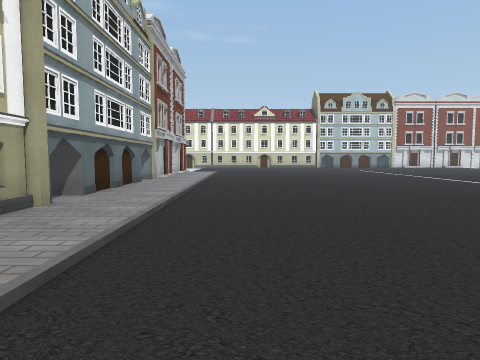
View 1 (above)

21 first-person views from a walk through a 3-D level made in the Unity game engine. The camera is 1.4 m above the floor, tilts 4° down and sees 75° across. The floor is counted in squares, 2 m on a side. Each view is taken from the middle of a square. On the plan, view 1 faces up. The plan holds only what a view shows up to about 10 squares ahead; the rest is blank. The place goes on beyond the plan. The player is left out. Some surface patterns are stand-ins.

View 2
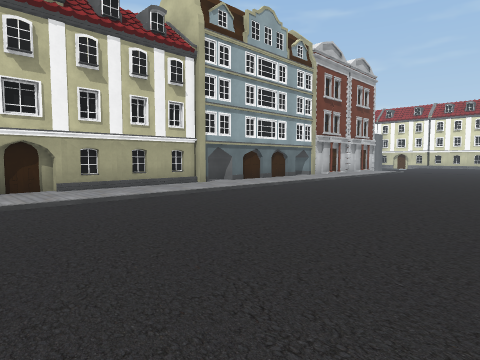

View 3
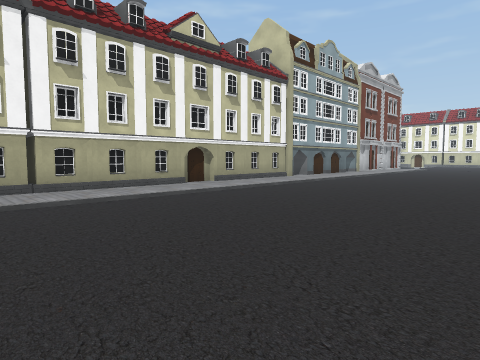

View 4
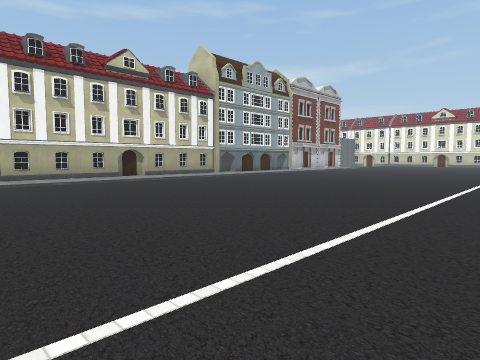

View 5
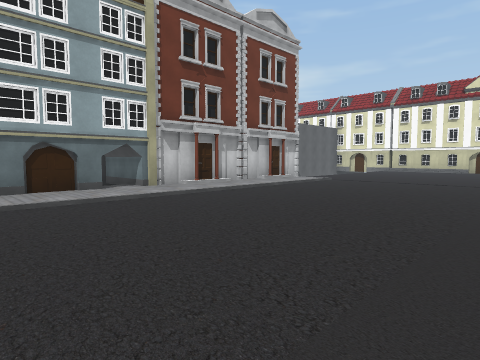

View 6
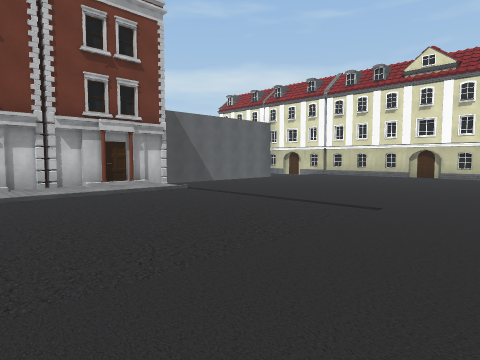

View 7
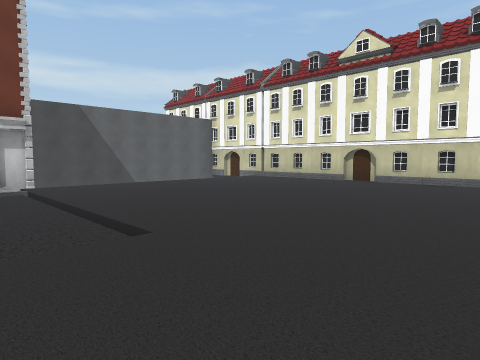

View 8
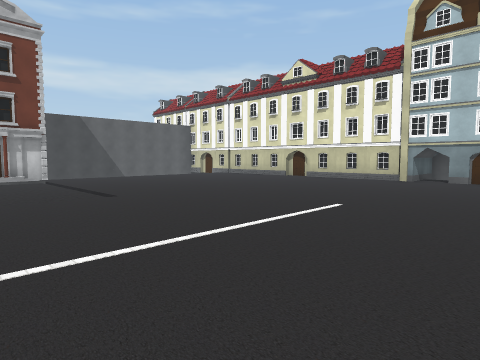

View 9
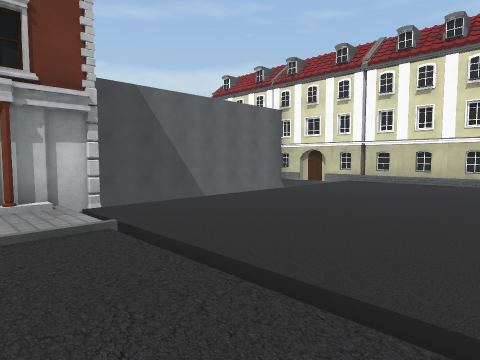

View 10
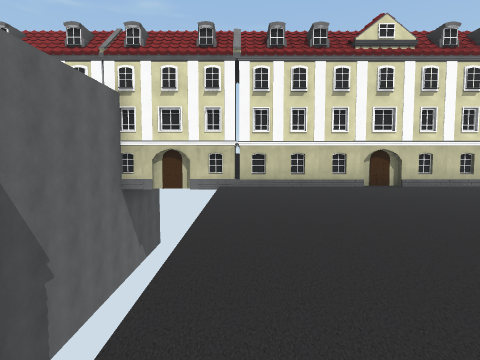

View 11
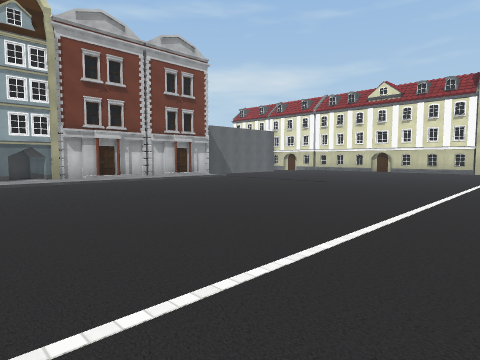

View 12
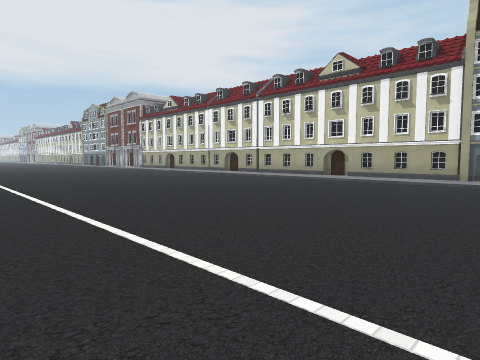

View 13
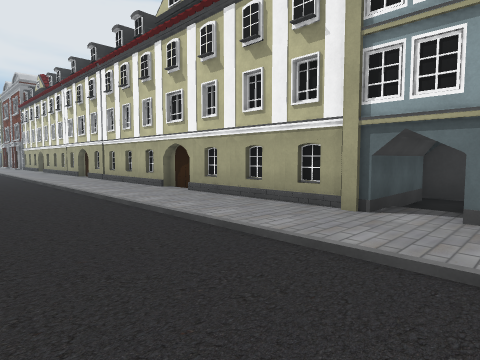

View 14
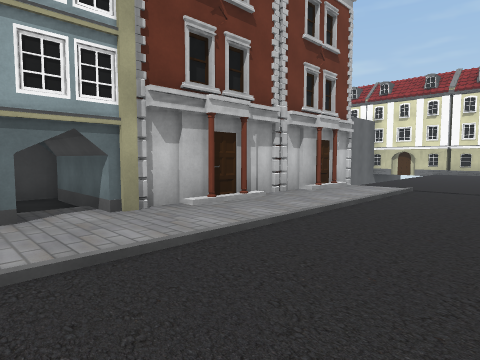

View 15
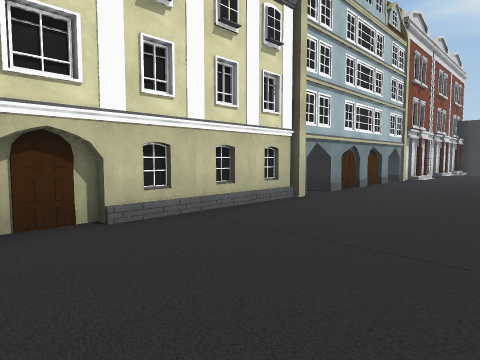

View 16
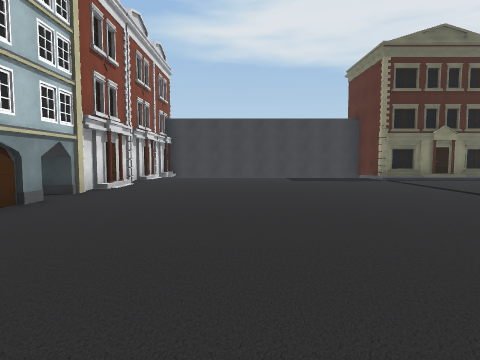

View 17
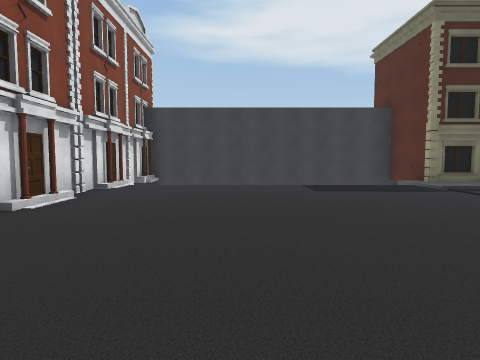

View 18
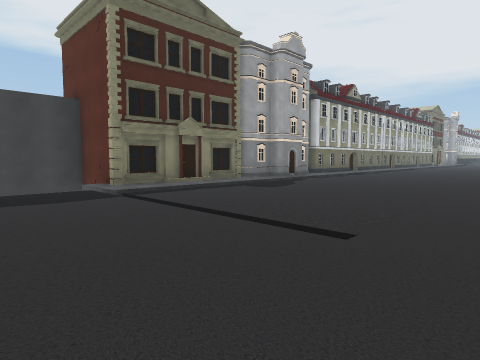

View 19
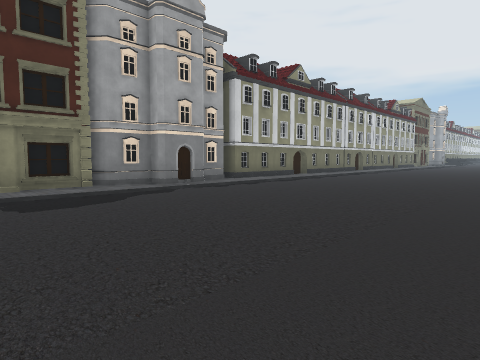

View 20
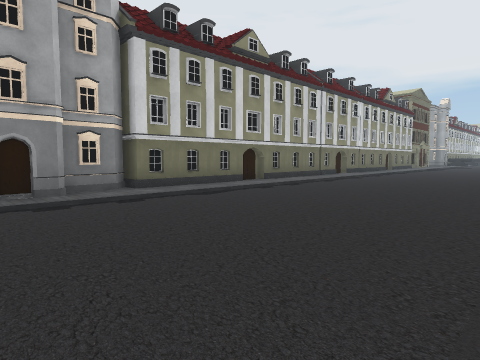

View 21
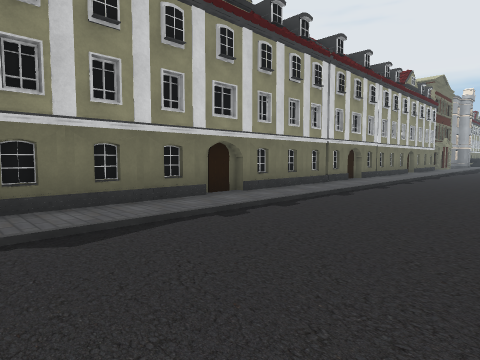

### Floor plan
Key: @ floor where view 1 was taken; # wall or solid block; . floor; / step, stairs or slope; v drop or lower ground; B building.
Columns run from 5 left of view 1 to 19 right of it. Each row starts with its distance up from view 1.
 24 #B B  ###  B#   #
 23 # B...............B..BBBB
 22 #  ...................
 21 # v...................
 20 # v...................
 19 # v...................
 18 # v...................
 17 # v...................  #
 16 # v..................v  #
 15   #.vvvvv.......vvvvv..B#
 14   #./.............../.B
 13   B./.............../.#
 12   #./.............../.#
 11   B./.............../.B
 10 ###./.............../.B
  9 #BB./.............../.#
  8   #./......... .....//#
  7   B./......... ...../.#
  6   #./......... ...../.B
  5 #BB./......... ...../.B
  4 ##B./......... ...../.B
  3   B./......... ...../.B
  2   B./.........  ..../.B
  1   B./........   ..../.B
  0   B./@.......   ..../.B
 -1   B./.........  ..../.B
 -2   B./.........   .../.B
 -3   B./.........   .../.B
 -4  BB./.........    ../.B
 -5   B./.........     ./

Positions as (right, up) in squares from view 1, and headings:
1: (0, 0), facing up
2: (4, -1), facing up-left
3: (4, -5), facing up-left
4: (8, -5), facing up-left
5: (4, 6), facing up-left
6: (5, 11), facing up-left
7: (6, 14), facing up-left
8: (9, 13), facing up-left
9: (2, 14), facing up-left
10: (-2, 15), facing up
11: (8, 7), facing up-left
12: (8, 6), facing down-left
13: (1, 6), facing down-left
14: (1, 8), facing up-left
15: (1, 20), facing up-right
16: (5, 20), facing right
17: (8, 20), facing right
18: (9, 18), facing down-right
19: (9, 13), facing down-right
20: (10, 9), facing down-right
21: (12, 6), facing down-right
